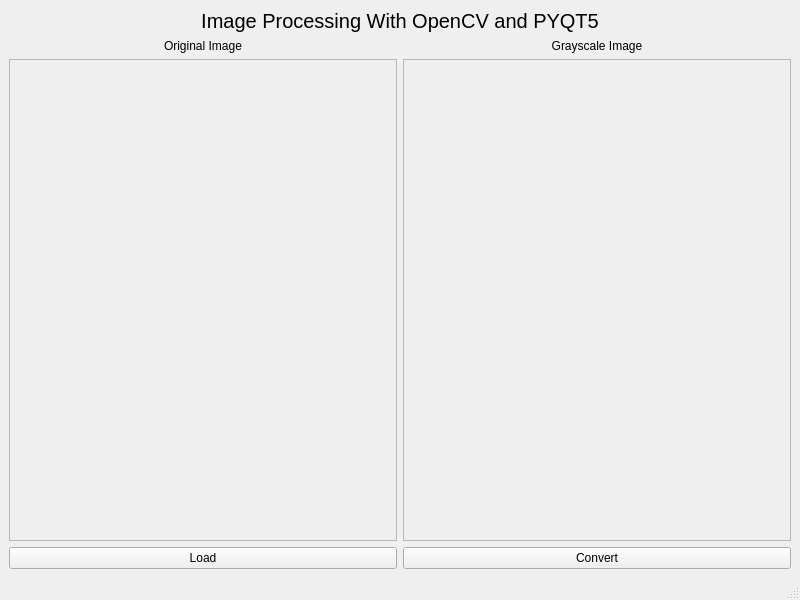
<?xml version="1.0" encoding="UTF-8"?>
<ui version="4.0">
 <class>MainWindow</class>
 <widget class="QMainWindow" name="MainWindow">
  <property name="geometry">
   <rect>
    <x>0</x>
    <y>0</y>
    <width>800</width>
    <height>600</height>
   </rect>
  </property>
  <property name="windowTitle">
   <string>MainWindow</string>
  </property>
  <widget class="QWidget" name="centralwidget">
   <layout class="QGridLayout" name="gridLayout_4">
    <item row="1" column="0">
     <layout class="QHBoxLayout" name="horizontalLayout_2">
      <item>
       <layout class="QVBoxLayout" name="verticalLayout">
        <item>
         <widget class="QLabel" name="label_3">
          <property name="enabled">
           <bool>true</bool>
          </property>
          <property name="sizePolicy">
           <sizepolicy hsizetype="Preferred" vsizetype="Preferred">
            <horstretch>0</horstretch>
            <verstretch>0</verstretch>
           </sizepolicy>
          </property>
          <property name="text">
           <string>Original Image</string>
          </property>
          <property name="scaledContents">
           <bool>false</bool>
          </property>
          <property name="alignment">
           <set>Qt::AlignCenter</set>
          </property>
         </widget>
        </item>
        <item>
         <widget class="QScrollArea" name="scrollArea">
          <property name="widgetResizable">
           <bool>true</bool>
          </property>
          <widget class="QWidget" name="scrollAreaWidgetContents">
           <property name="geometry">
            <rect>
             <x>0</x>
             <y>0</y>
             <width>379</width>
             <height>455</height>
            </rect>
           </property>
           <layout class="QGridLayout" name="gridLayout">
            <property name="leftMargin">
             <number>0</number>
            </property>
            <property name="topMargin">
             <number>0</number>
            </property>
            <property name="rightMargin">
             <number>0</number>
            </property>
            <property name="bottomMargin">
             <number>0</number>
            </property>
            <property name="spacing">
             <number>0</number>
            </property>
            <item row="0" column="0">
             <widget class="QLabel" name="label">
              <property name="autoFillBackground">
               <bool>true</bool>
              </property>
              <property name="text">
               <string/>
              </property>
             </widget>
            </item>
           </layout>
          </widget>
         </widget>
        </item>
       </layout>
      </item>
      <item>
       <layout class="QVBoxLayout" name="verticalLayout_3">
        <item>
         <widget class="QLabel" name="label_4">
          <property name="text">
           <string>Grayscale Image</string>
          </property>
          <property name="alignment">
           <set>Qt::AlignCenter</set>
          </property>
         </widget>
        </item>
        <item>
         <widget class="QScrollArea" name="scrollArea_2">
          <property name="widgetResizable">
           <bool>true</bool>
          </property>
          <widget class="QWidget" name="scrollAreaWidgetContents_2">
           <property name="geometry">
            <rect>
             <x>0</x>
             <y>0</y>
             <width>379</width>
             <height>455</height>
            </rect>
           </property>
           <layout class="QGridLayout" name="gridLayout_2">
            <property name="leftMargin">
             <number>0</number>
            </property>
            <property name="topMargin">
             <number>0</number>
            </property>
            <property name="rightMargin">
             <number>0</number>
            </property>
            <property name="bottomMargin">
             <number>0</number>
            </property>
            <property name="spacing">
             <number>0</number>
            </property>
            <item row="0" column="0">
             <widget class="QLabel" name="label_2">
              <property name="autoFillBackground">
               <bool>true</bool>
              </property>
              <property name="text">
               <string/>
              </property>
             </widget>
            </item>
           </layout>
          </widget>
         </widget>
        </item>
       </layout>
      </item>
      <item>
       <layout class="QVBoxLayout" name="verticalLayout_2"/>
      </item>
     </layout>
    </item>
    <item row="2" column="0">
     <layout class="QHBoxLayout" name="horizontalLayout">
      <item>
       <widget class="QPushButton" name="pushButton">
        <property name="text">
         <string>Load</string>
        </property>
       </widget>
      </item>
      <item>
       <widget class="QPushButton" name="pushButton_2">
        <property name="text">
         <string>Convert</string>
        </property>
       </widget>
      </item>
     </layout>
    </item>
    <item row="0" column="0">
     <widget class="QLabel" name="label_13">
      <property name="font">
       <font>
        <pointsize>15</pointsize>
       </font>
      </property>
      <property name="text">
       <string>Image Processing With OpenCV and PYQT5</string>
      </property>
      <property name="alignment">
       <set>Qt::AlignCenter</set>
      </property>
     </widget>
    </item>
   </layout>
  </widget>
  <widget class="QMenuBar" name="menubar">
   <property name="geometry">
    <rect>
     <x>0</x>
     <y>0</y>
     <width>800</width>
     <height>21</height>
    </rect>
   </property>
  </widget>
  <widget class="QStatusBar" name="statusbar"/>
 </widget>
 <resources/>
 <connections/>
</ui>
